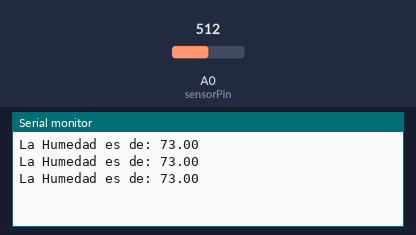
The sketch below on a simulated Arduino Uno, built with avr-gcc and run on an emulated ATmega328P. Parts: the last lines printed to the serial monitor. The inputs (shaded band) are chosen by the test bench; at power-on: A0 (sensorPin) = 512.

Above: at 1.3 s.
1.4 s: A0 (sensorPin) set to 716
At 1.9 s:
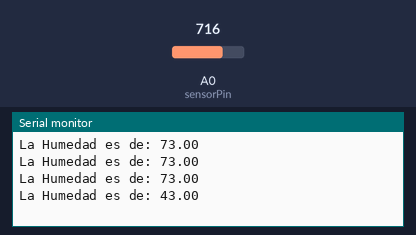
2.9 s: A0 (sensorPin) set to 900
At 3.4 s:
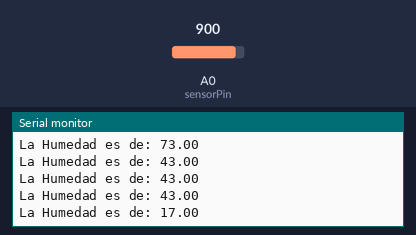
Timing chart, 0 to 5.9 s (numbered marks = the images above; inputs shaded):
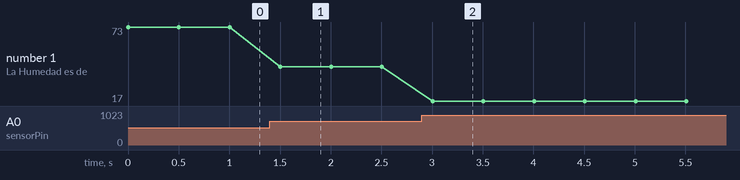

Measured:
- after the input at 1.4 s, the serial monitor: prints a new line after 0.10 s (image 1)
- after the input at 2.9 s, the serial monitor: prints a new line after 0.10 s (image 2)
- plotted number 1: 73 → 43 after the input at 1.4 s, 43 → 17 after the input at 2.9 s

The sketch:

SMS.ino
```cpp
//Soil Mosture Sensor
const int sensorPin = A0;

void setup() {
   Serial.begin(9600);
}

void loop()
{
   int humedad = analogRead(sensorPin);
   float nhumedad = (((humedad -1023)*-1)/7);
   Serial.print("La Humedad es de: ");
   Serial.println(nhumedad);

   delay(500);
}
```
